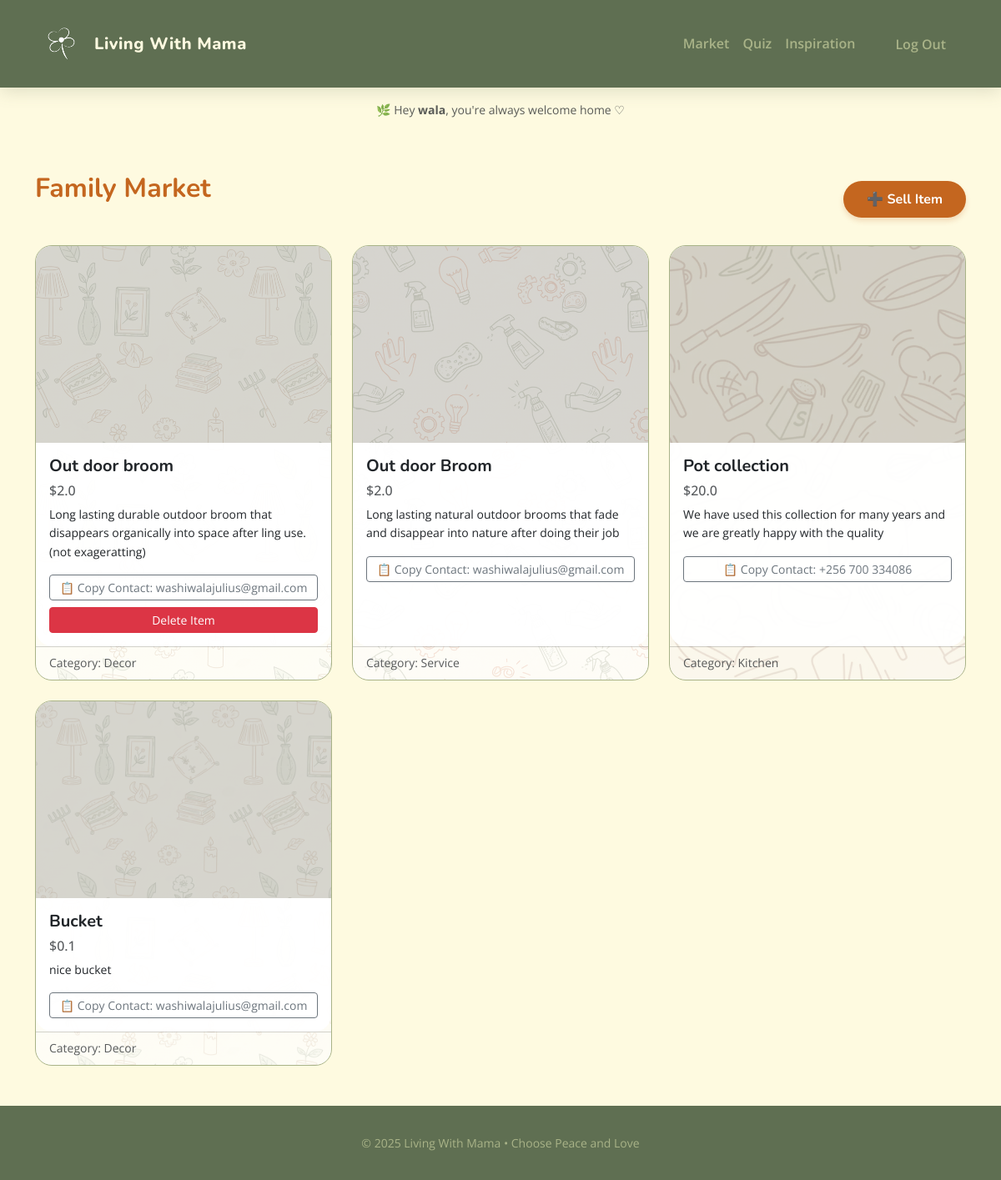
The app's page /market (signed in), older data.
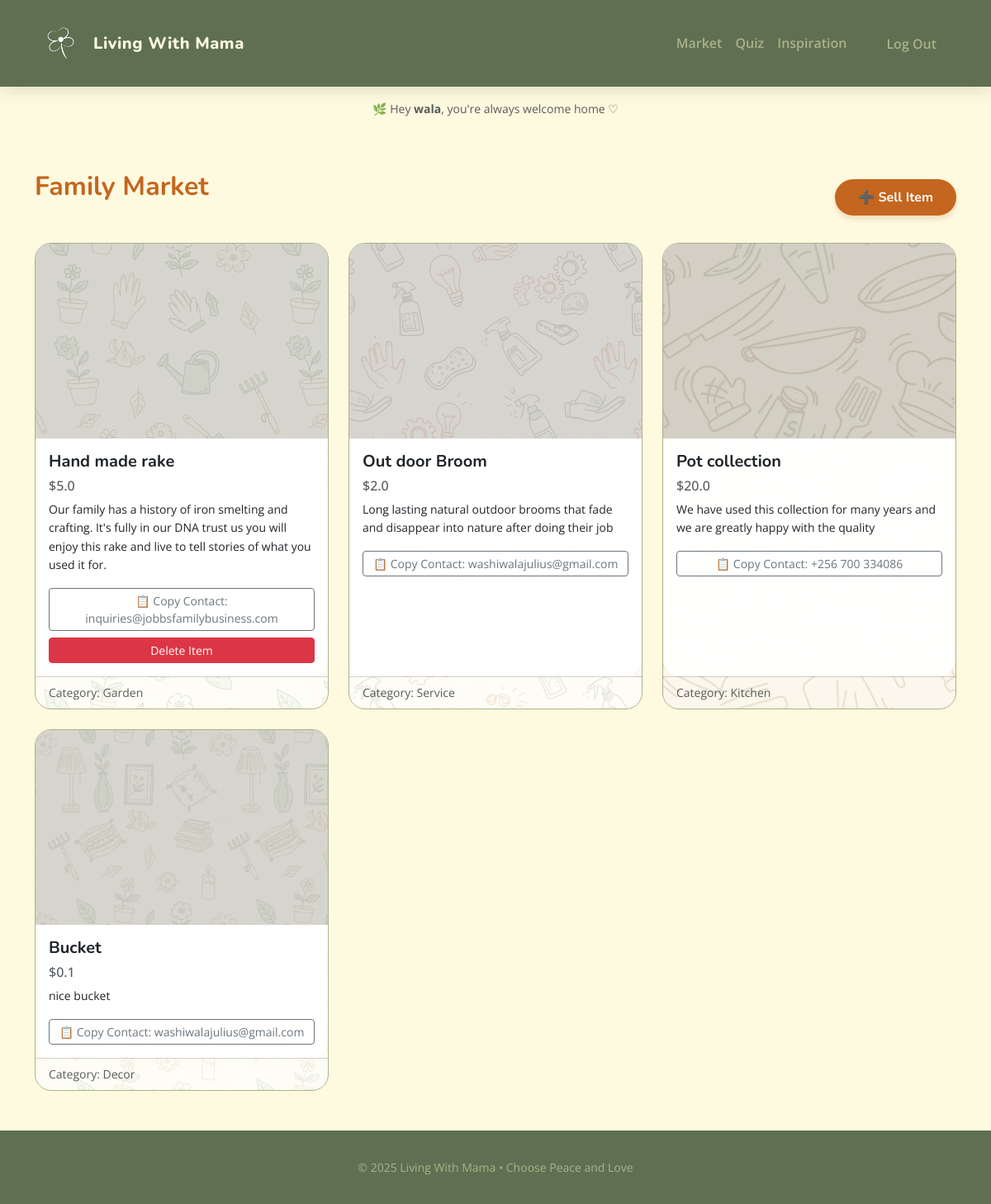
The same page, newer data.
### tables this page shows
CREATE TABLE market_items (
    id INTEGER PRIMARY KEY AUTOINCREMENT,
    user_id INTEGER NOT NULL,
    title TEXT NOT NULL,
    description TEXT NOT NULL,
    price REAL NOT NULL,
    category TEXT NOT NULL, 
    contact_info TEXT NOT NULL,
    created_at TIMESTAMP DEFAULT CURRENT_TIMESTAMP,
    FOREIGN KEY(user_id) REFERENCES users(id)
);

### app.py (the view)
@app.route("/market")
@login_required
def market():
    items = db.execute("SELECT * FROM market_items ORDER BY created_at DESC")
    return render_template("market.html", items=items)

### app.py (called while the page is built)
@app.after_request
def after_request(response):
    response.headers["Cache-Control"] = "no-cache, no-store, must-revalidate"
    response.headers["Expires"] = 0
    response.headers["Pragma"] = "no-cache"
    return response

### helpers.py (called while the page is built)
def login_required(f):
    @wraps(f)
    def decorated_function(*args, **kwargs):
        if session.get("user_id") is None:
            return redirect("/login")
        return f(*args, **kwargs)
    return decorated_function

### templates/market.html (shortened to what this page needs)
{% extends "layout.html" %}
{% block main %}
<div class="d-flex justify-content-between align-items-center mb-4">
    <h2 class="mb-4 title-orange">Family Market</h2>
    <a href="/market/sell" class="btn btn-primary-custom">➕ Sell Item</a>
</div>
<div class="row row-cols-1 row-cols-md-3 g-4">
    {% for item in items %}
    <div class="col market-item">
        <div class="market-card-wrapper card card-custom h-100">
            <img src="https://placehold.co/600x400/FAEDCD/D4A373?text={{ item.category }}" class="card-img-top" alt="Item">
            <div class="card-body">
                <h5 class="card-title">{{ item.title }}</h5>
                <h6 class="text-muted">${{ item.price }}</h6>
                <p class="card-text small">{{ item.description }}</p>
                <div class="d-grid gap-2">
                    <button class="btn btn-outline-secondary btn-sm"
                            data-contact="{{ item.contact_info }}"
                            onclick="copyContact(this)">
                        📋 Copy Contact: {{ item.contact_info }}
                    </button>
                    {% if item.user_id == session.user_id %}
                    <button type="button" class="btn btn-danger btn-sm w-100" data-bs-toggle="modal" data-bs-target="#deleteModal{{ item.id }}">
                        Delete Item
                    </button>
                    {% endif %}
                </div>
            </div>
            <div class="card-footer bg-transparent text-muted small">
                Category: {{ item.category }}
            </div>
        </div>
    </div>
    {% endfor %}
</div>
{% endblock %}

### templates/layout.html (shortened to what this page needs)
<!DOCTYPE html>
<html lang="en">
    <head>
        <link href="https://cdn.jsdelivr.net/npm/bootstrap@5.3.0/dist/css/bootstrap.min.css" rel="stylesheet">
        <link href="{{ url_for('static', filename='styles.css') }}" rel="stylesheet">
    </head>
    <body>
        <nav class="navbar navbar-expand-lg navbar-custom navbar-dark">
            <div class="container">
                <a class="navbar-brand d-flex align-items-center" href="/">
                    <img src="{{ url_for('static', filename='images/logo.png') }}" alt="Logo" height="70" class="d-inline-block align-text-top me-2">
                    Living With Mama
                </a>
                <div class="collapse navbar-collapse" id="navbarNav">
                    <ul class="navbar-nav ms-auto align-items-center">
                        {% if session["user_id"] %}
                            <li class="nav-item"><a class="nav-link" href="/market">Market</a></li>
                            <li class="nav-item"><a class="nav-link" href="/quiz">Quiz</a></li>
                            <li class="nav-item"><a class="nav-link" href="/inspiration">Inspiration</a></li>
                            <li class="nav-item ms-lg-3"><a class="nav-link btn btn-outline-light btn-sm px-4 text-white" href="/logout">Log Out</a></li>
                        {% else %}
                            <li class="nav-item"><a class="nav-link" href="/register">Register</a></li>
                            <li class="nav-item ms-lg-2"><a class="nav-link btn btn-primary-custom btn-sm" href="/login">Log In</a></li>
                        {% endif %}
                    </ul>
                </div>
            </div>
        </nav>
        {% if session.user_id %}
        <div class="text-center my-3">
            <p class="text-muted small mb-0">
                🌿 Hey <strong>{{ session.username }}</strong>, you're always welcome home ♡
            </p>
        </div>
        {% endif %}
        <main class="container py-5">
            {% block main %}{% endblock %}
        </main>
        <footer class="text-center mt-auto">
            <div class="container">
                <small>&copy; 2025 Living With Mama &bull; Choose Peace and Love</small>
            </div>
        </footer>
    </body>
</html>

### static/styles.css (style rules this page uses)
:root { --olive: #5F6F52; --laurel: #A9B388; --cornsilk: #FEFAE0; --lemon: #F9EBC7; --camel: #B99470; --orange: #C4661F; --russet: #783D19; --white: #ffffff; --font-heading: 'Nunito', sans-serif; --font-body: 'Open Sans', sans-serif; }
body { background-color: var(--cornsilk); color: var(--russet); font-family: var(--font-body); display: flex; flex-direction: column; min-height: 100vh; line-height: 1.6; }
h1, h2, h3, h4, h5 { font-family: var(--font-heading); color: var(--olive); font-weight: 700; }
.title-orange { color: var(--orange) !important; }
a { text-decoration: none; }
.navbar-custom { background-color: var(--olive); padding: 1rem 0; box-shadow: 0 4px 20px rgba(95, 111, 82, 0.2); }
.navbar-brand { font-family: var(--font-heading); font-weight: 800; color: var(--cornsilk) !important; letter-spacing: 0.5px; }
.nav-link { color: var(--laurel) !important; font-weight: 600; transition: color 0.3s; }
.card-custom { background-color: var(--white); border: 1px solid var(--laurel); border-radius: 20px; overflow: hidden; transition: transform 0.3s, box-shadow 0.3s; }
.btn-primary-custom { background-color: var(--orange); color: var(--white); border: none; border-radius: 50px; padding: 10px 28px; font-family: var(--font-heading); font-weight: 700; transition: all 0.3s; box-shadow: 0 4px 6px rgba(196, 102, 31, 0.2); }
footer { margin-top: auto; background-color: var(--olive); color: var(--laurel); padding: 2rem 0; }
.navbar-brand img { height: 63px !important; width: auto; }
.market-card-wrapper { position: relative; overflow: hidden; border-radius: 20px; }
.card-body, .card-footer { position: relative; z-index: 2; background-color: rgba(255, 255, 255, 0.96); border-radius: 0 0 20px 20px; }

Row changes from the older to the newer data that the page shows:
removed market_items: title "Out door broom", price "2.0", description "Long lasting durable outdoor broom that disappears organically into space after ling use. (not exageratting)", contact_info "washiwalajulius@gmail.com", category "Decor"
added market_items: title "Hand made rake", price "5.0", description "Our family has a history of iron smelting and crafting. It's fully in our DNA trust us you will enjoy this rake and live to tell stories of what you used it for.", contact_info "inquiries@jobbsfamilybusiness.com", category "Garden"
